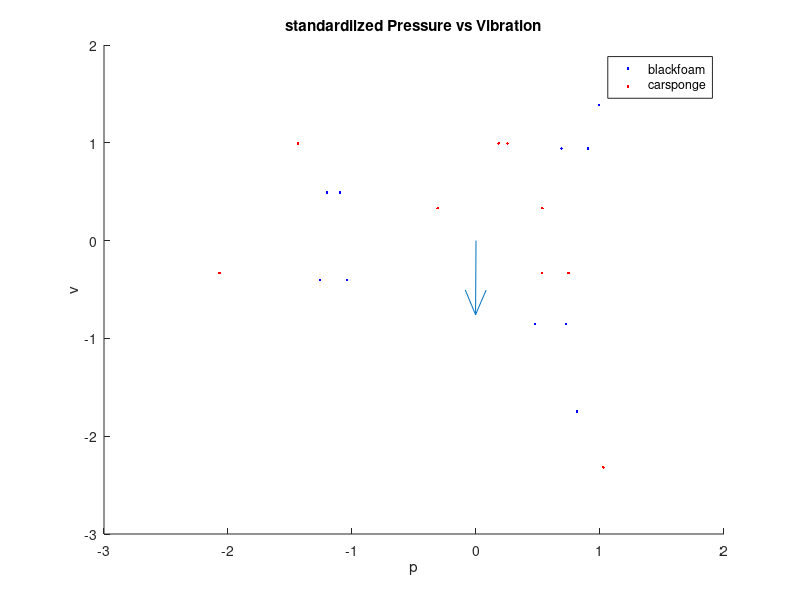
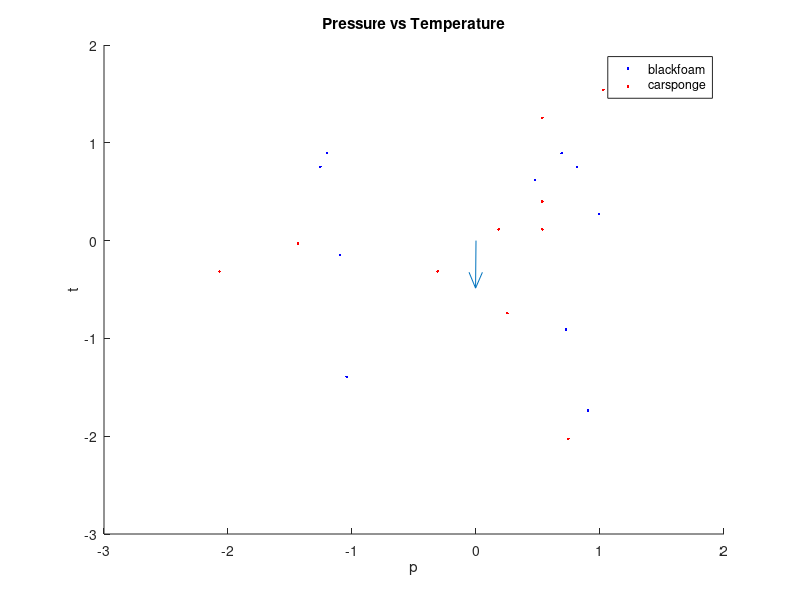
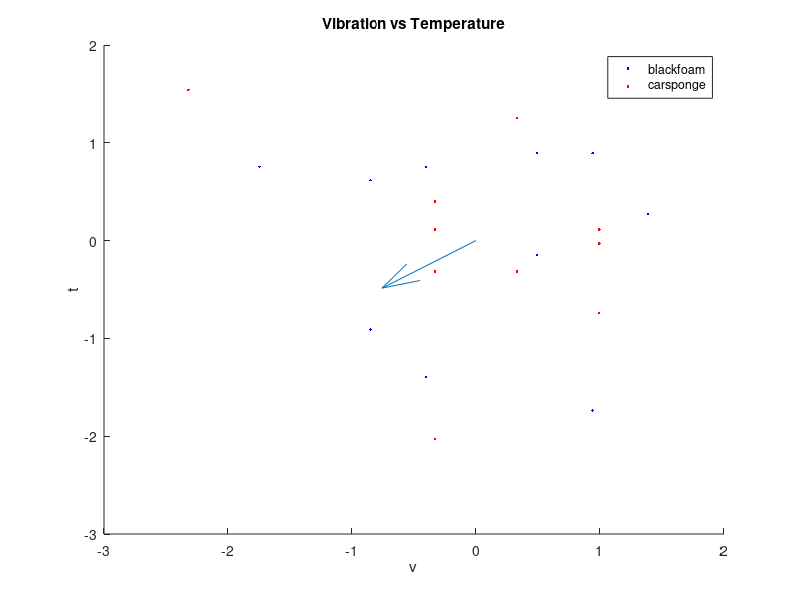

The MATLAB script that drew these images, in order:
% Load the data from the .mat file
data = load('Lab1/F0_PVT.mat');

pressure = data.Pressure;
temperature = data.Temperature;
vibration = data.Vibration;

% Initialize matrices with three columns for Pressure, Vibration, and Temperature
X_black_foam = zeros(size(pressure, 2), 3);
X_car_sponge = zeros(size(pressure, 2), 3);

% Extract data for black foam and car sponge
for i = 1 : size(pressure, 2)
    X_black_foam(i, 1) = pressure(2, i); % Pressure
    X_black_foam(i, 2) = vibration(2, i); % Vibration
    X_black_foam(i, 3) = temperature(2, i); % Temperature

    X_car_sponge(i, 1) = pressure(3, i); % Pressure
    X_car_sponge(i, 2) = vibration(3, i); % Vibration
    X_car_sponge(i, 3) = temperature(3, i); % Temperature
end


% Standardization
X_black_foam = (X_black_foam - mean(X_black_foam)) ./ std(X_black_foam);
X_car_sponge = (X_car_sponge - mean(X_car_sponge)) ./ std(X_car_sponge);



mean_black_foam = mean(X_black_foam);
mean_car_sponge = mean(X_car_sponge);

% Initialize the within-class scatter matrix S_W
S_W = zeros(3, 3);

% Calculate S_W
for i = 1 : size(X_black_foam, 1)
    S_W = S_W + (X_black_foam(i,:) - mean_black_foam)' * (X_black_foam(i,:) - mean_black_foam);
end
for i = 1 : size(X_car_sponge, 1)
    S_W = S_W + (X_car_sponge(i,:) - mean_car_sponge)' * (X_car_sponge(i,:) - mean_car_sponge);
end
for i = 1 : size(pressure,2)
    S_W = S_W + (X_black_foam(i,:) - mean(X_black_foam))' * (X_black_foam(i,:) - mean(X_black_foam));
    S_W = S_W + (X_car_sponge(i,:) - mean(X_car_sponge))' * (X_car_sponge(i,:) - mean(X_car_sponge));
end

S_B = (mean(X_black_foam) - mean(X_car_sponge))' * (mean(X_black_foam) - mean(X_car_sponge));

S = inv(S_W) * S_B;

[eigenvectors, eigenvalues] = eig(S);
disp('Eigenvectors');
disp(eigenvectors);
disp('Eigenvalues');
disp(eigenvalues);

eigenvalues = diag(eigenvalues);
% Sort the eigenvalues in descending order and get indices
[sorted_eigenvalues, sort_index] = sort(eigenvalues, 'descend');
feature_vector = eigenvectors(:, sort_index(1));
disp(feature_vector);


figure;
hold on;
for i = 1:size(X_black_foam, 1)
    plot(X_black_foam(i, 1), X_black_foam(i, 2), 'b.');
    plot(X_car_sponge(i, 1), X_car_sponge(i, 2), 'r.');
end
quiver(0,0,feature_vector(1),feature_vector(2));
hold off;

title('standardilzed Pressure vs Vibration')
xlabel('p')
ylabel('v')
legend('blackfoam', 'carsponge')

figure;
hold on;
for i = 1:size(X_black_foam, 1)
    plot(X_black_foam(i, 1), X_black_foam(i, 3), 'b.');
    plot(X_car_sponge(i, 1), X_car_sponge(i, 3), 'r.');
end
quiver(0,0,feature_vector(1),feature_vector(3));
hold off;

title('Pressure vs Temperature')
xlabel('p')
ylabel('t')
legend('blackfoam', 'carsponge')


figure;
hold on;
for i = 1:size(X_black_foam, 1)
    plot(X_black_foam(i, 2), X_black_foam(i, 3), 'b.');
    plot(X_car_sponge(i, 2), X_car_sponge(i, 3), 'r.');
end
quiver(0,0,feature_vector(2),feature_vector(3));
hold off;

title('Vibration vs Temperature')
xlabel('v')
ylabel('t')
legend('blackfoam', 'carsponge')
